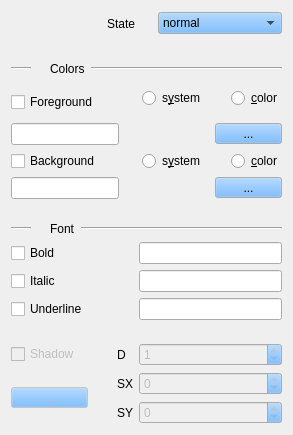
      <widget class="QWidget" name="palettePage">
       <property name="palette">
        <palette>
         <active>
          <colorrole role="Button">
           <brush brushstyle="SolidPattern">
            <color alpha="255">
             <red>85</red>
             <green>170</green>
             <blue>255</blue>
            </color>
           </brush>
          </colorrole>
         </active>
         <inactive>
          <colorrole role="Button">
           <brush brushstyle="SolidPattern">
            <color alpha="255">
             <red>85</red>
             <green>170</green>
             <blue>255</blue>
            </color>
           </brush>
          </colorrole>
         </inactive>
         <disabled>
          <colorrole role="Button">
           <brush brushstyle="SolidPattern">
            <color alpha="255">
             <red>85</red>
             <green>170</green>
             <blue>255</blue>
            </color>
           </brush>
          </colorrole>
         </disabled>
        </palette>
       </property>
       <attribute name="icon">
        <iconset resource="ThemeBuilderUIBase.qrc">
         <normaloff>:/icon/pixmaps/color.png</normaloff>:/icon/pixmaps/color.png</iconset>
       </attribute>
       <attribute name="title">
        <string>Colors &amp;&amp; font</string>
       </attribute>
       <layout class="QGridLayout" name="gridLayout_40">
        <item row="6" column="0" colspan="2">
         <spacer name="verticalSpacer_19">
          <property name="orientation">
           <enum>Qt::Vertical</enum>
          </property>
          <property name="sizeType">
           <enum>QSizePolicy::Fixed</enum>
          </property>
          <property name="sizeHint" stdset="0">
           <size>
            <width>13</width>
            <height>17</height>
           </size>
          </property>
         </spacer>
        </item>
        <item row="4" column="1">
         <widget class="QWidget" name="widget_2" native="true">
          <layout class="QGridLayout" name="gridLayout_35">
           <property name="leftMargin">
            <number>0</number>
           </property>
           <property name="topMargin">
            <number>0</number>
           </property>
           <property name="rightMargin">
            <number>0</number>
           </property>
           <property name="bottomMargin">
            <number>0</number>
           </property>
          </layout>
         </widget>
        </item>
        <item row="11" column="0" colspan="2">
         <spacer name="verticalSpacer_8">
          <property name="orientation">
           <enum>Qt::Vertical</enum>
          </property>
          <property name="sizeHint" stdset="0">
           <size>
            <width>20</width>
            <height>0</height>
           </size>
          </property>
         </spacer>
        </item>
        <item row="1" column="0" rowspan="2" colspan="2">
         <spacer name="verticalSpacer_18">
          <property name="orientation">
           <enum>Qt::Vertical</enum>
          </property>
          <property name="sizeType">
           <enum>QSizePolicy::Fixed</enum>
          </property>
          <property name="sizeHint" stdset="0">
           <size>
            <width>13</width>
            <height>20</height>
           </size>
          </property>
         </spacer>
        </item>
        <item row="2" column="1">
         <widget class="QWidget" name="widget" native="true">
          <layout class="QGridLayout" name="gridLayout_34">
           <property name="leftMargin">
            <number>0</number>
           </property>
           <property name="topMargin">
            <number>0</number>
           </property>
           <property name="rightMargin">
            <number>0</number>
           </property>
           <property name="bottomMargin">
            <number>0</number>
           </property>
          </layout>
         </widget>
        </item>
        <item row="7" column="0" colspan="2">
         <layout class="QGridLayout" name="gridLayout_37">
          <item row="0" column="1">
           <widget class="QLabel" name="label_20">
            <property name="sizePolicy">
             <sizepolicy hsizetype="Maximum" vsizetype="Preferred">
              <horstretch>0</horstretch>
              <verstretch>0</verstretch>
             </sizepolicy>
            </property>
            <property name="pixmap">
             <pixmap resource="ThemeBuilderUIBase.qrc">:/icon/pixmaps/hslider.png</pixmap>
            </property>
           </widget>
          </item>
          <item row="0" column="2">
           <widget class="QLabel" name="label_26">
            <property name="sizePolicy">
             <sizepolicy hsizetype="Maximum" vsizetype="Preferred">
              <horstretch>0</horstretch>
              <verstretch>0</verstretch>
             </sizepolicy>
            </property>
            <property name="text">
             <string>Font</string>
            </property>
           </widget>
          </item>
          <item row="0" column="3">
           <widget class="Line" name="line_11">
            <property name="orientation">
             <enum>Qt::Horizontal</enum>
            </property>
           </widget>
          </item>
          <item row="0" column="0">
           <widget class="Line" name="line_12">
            <property name="minimumSize">
             <size>
              <width>20</width>
              <height>0</height>
             </size>
            </property>
            <property name="maximumSize">
             <size>
              <width>20</width>
              <height>16777215</height>
             </size>
            </property>
            <property name="orientation">
             <enum>Qt::Horizontal</enum>
            </property>
           </widget>
          </item>
         </layout>
        </item>
        <item row="3" column="0" colspan="2">
         <layout class="QGridLayout" name="gridLayout_36">
          <item row="0" column="1">
           <widget class="QLabel" name="label_11">
            <property name="sizePolicy">
             <sizepolicy hsizetype="Maximum" vsizetype="Preferred">
              <horstretch>0</horstretch>
              <verstretch>0</verstretch>
             </sizepolicy>
            </property>
            <property name="pixmap">
             <pixmap resource="ThemeBuilderUIBase.qrc">:/icon/pixmaps/hslider.png</pixmap>
            </property>
           </widget>
          </item>
          <item row="0" column="2">
           <widget class="QLabel" name="label_14">
            <property name="sizePolicy">
             <sizepolicy hsizetype="Maximum" vsizetype="Preferred">
              <horstretch>0</horstretch>
              <verstretch>0</verstretch>
             </sizepolicy>
            </property>
            <property name="text">
             <string>Colors</string>
            </property>
           </widget>
          </item>
          <item row="0" column="3">
           <widget class="Line" name="line_4">
            <property name="orientation">
             <enum>Qt::Horizontal</enum>
            </property>
           </widget>
          </item>
          <item row="0" column="0">
           <widget class="Line" name="line_10">
            <property name="minimumSize">
             <size>
              <width>20</width>
              <height>0</height>
             </size>
            </property>
            <property name="maximumSize">
             <size>
              <width>20</width>
              <height>16777215</height>
             </size>
            </property>
            <property name="orientation">
             <enum>Qt::Horizontal</enum>
            </property>
           </widget>
          </item>
         </layout>
        </item>
        <item row="5" column="0" colspan="2">
         <layout class="QGridLayout" name="gridLayout_38">
          <item row="2" column="2" colspan="2">
           <widget class="QWidget" name="widget_4" native="true">
            <layout class="QGridLayout" name="gridLayout_42">
             <property name="leftMargin">
              <number>0</number>
             </property>
             <property name="topMargin">
              <number>0</number>
             </property>
             <property name="rightMargin">
              <number>0</number>
             </property>
             <property name="bottomMargin">
              <number>0</number>
             </property>
             <item row="0" column="0">
              <widget class="QRadioButton" name="bgSystemRadio">
               <property name="text">
                <string>s&amp;ystem</string>
               </property>
              </widget>
             </item>
             <item row="0" column="1">
              <spacer name="horizontalSpacer_17">
               <property name="orientation">
                <enum>Qt::Horizontal</enum>
               </property>
               <property name="sizeType">
                <enum>QSizePolicy::Fixed</enum>
               </property>
               <property name="sizeHint" stdset="0">
                <size>
                 <width>20</width>
                 <height>20</height>
                </size>
               </property>
              </spacer>
             </item>
             <item row="0" column="2">
              <widget class="QRadioButton" name="bgColorRadio">
               <property name="text">
                <string>&amp;color</string>
               </property>
              </widget>
             </item>
            </layout>
           </widget>
          </item>
          <item row="3" column="0">
           <widget class="QLineEdit" name="bgEdit">
            <property name="readOnly">
             <bool>true</bool>
            </property>
           </widget>
          </item>
          <item row="1" column="3">
           <widget class="QToolButton" name="fgColorBtn">
            <property name="sizePolicy">
             <sizepolicy hsizetype="Preferred" vsizetype="Fixed">
              <horstretch>0</horstretch>
              <verstretch>0</verstretch>
             </sizepolicy>
            </property>
            <property name="minimumSize">
             <size>
              <width>30</width>
              <height>0</height>
             </size>
            </property>
            <property name="text">
             <string>...</string>
            </property>
           </widget>
          </item>
          <item row="3" column="3">
           <widget class="QToolButton" name="bgColorBtn">
            <property name="sizePolicy">
             <sizepolicy hsizetype="Preferred" vsizetype="Fixed">
              <horstretch>0</horstretch>
              <verstretch>0</verstretch>
             </sizepolicy>
            </property>
            <property name="minimumSize">
             <size>
              <width>30</width>
              <height>0</height>
             </size>
            </property>
            <property name="text">
             <string>...</string>
            </property>
           </widget>
          </item>
          <item row="0" column="1" rowspan="4">
           <spacer name="horizontalSpacer_5">
            <property name="orientation">
             <enum>Qt::Horizontal</enum>
            </property>
            <property name="sizeType">
             <enum>QSizePolicy::Fixed</enum>
            </property>
            <property name="sizeHint" stdset="0">
             <size>
              <width>17</width>
              <height>25</height>
             </size>
            </property>
           </spacer>
          </item>
          <item row="1" column="0">
           <widget class="QLineEdit" name="fgEdit">
            <property name="readOnly">
             <bool>true</bool>
            </property>
           </widget>
          </item>
          <item row="2" column="0">
           <widget class="QCheckBox" name="bgCb">
            <property name="text">
             <string>Background</string>
            </property>
            <property name="tristate">
             <bool>true</bool>
            </property>
           </widget>
          </item>
          <item row="0" column="0">
           <widget class="QCheckBox" name="fgCb">
            <property name="text">
             <string>Foreground</string>
            </property>
            <property name="tristate">
             <bool>true</bool>
            </property>
           </widget>
          </item>
          <item row="0" column="2" colspan="2">
           <widget class="QWidget" name="widget_3" native="true">
            <layout class="QGridLayout" name="gridLayout_41">
             <property name="leftMargin">
              <number>0</number>
             </property>
             <property name="topMargin">
              <number>0</number>
             </property>
             <property name="rightMargin">
              <number>0</number>
             </property>
             <item row="0" column="0">
              <widget class="QRadioButton" name="fgSystemRadio">
               <property name="text">
                <string>s&amp;ystem</string>
               </property>
              </widget>
             </item>
             <item row="0" column="1">
              <spacer name="horizontalSpacer_16">
               <property name="orientation">
                <enum>Qt::Horizontal</enum>
               </property>
               <property name="sizeType">
                <enum>QSizePolicy::Fixed</enum>
               </property>
               <property name="sizeHint" stdset="0">
                <size>
                 <width>20</width>
                 <height>20</height>
                </size>
               </property>
              </spacer>
             </item>
             <item row="0" column="2">
              <widget class="QRadioButton" name="fgColorRadio">
               <property name="text">
                <string>&amp;color</string>
               </property>
              </widget>
             </item>
            </layout>
           </widget>
          </item>
         </layout>
        </item>
        <item row="8" column="0" colspan="2">
         <layout class="QGridLayout" name="gridLayout_39">
          <item row="2" column="3">
           <widget class="QLineEdit" name="underlineEdit">
            <property name="readOnly">
             <bool>true</bool>
            </property>
           </widget>
          </item>
          <item row="1" column="0">
           <widget class="QCheckBox" name="italicCb">
            <property name="text">
             <string>Italic</string>
            </property>
            <property name="tristate">
             <bool>true</bool>
            </property>
           </widget>
          </item>
          <item row="4" column="0">
           <widget class="QCheckBox" name="shadowCb">
            <property name="enabled">
             <bool>false</bool>
            </property>
            <property name="text">
             <string>Shadow</string>
            </property>
            <property name="tristate">
             <bool>true</bool>
            </property>
           </widget>
          </item>
          <item row="6" column="2">
           <widget class="QLabel" name="label_28">
            <property name="sizePolicy">
             <sizepolicy hsizetype="Maximum" vsizetype="Preferred">
              <horstretch>0</horstretch>
              <verstretch>0</verstretch>
             </sizepolicy>
            </property>
            <property name="text">
             <string>SY</string>
            </property>
           </widget>
          </item>
          <item row="0" column="0">
           <widget class="QCheckBox" name="boldCb">
            <property name="text">
             <string>Bold</string>
            </property>
            <property name="tristate">
             <bool>true</bool>
            </property>
           </widget>
          </item>
          <item row="4" column="3">
           <widget class="QSpinBox" name="shadowDepthSpin">
            <property name="enabled">
             <bool>false</bool>
            </property>
            <property name="minimum">
             <number>1</number>
            </property>
           </widget>
          </item>
          <item row="1" column="3">
           <widget class="QLineEdit" name="italicEdit">
            <property name="readOnly">
             <bool>true</bool>
            </property>
           </widget>
          </item>
          <item row="6" column="3">
           <widget class="QSpinBox" name="shadowYShiftSpin">
            <property name="enabled">
             <bool>false</bool>
            </property>
           </widget>
          </item>
          <item row="4" column="2">
           <widget class="QLabel" name="label_5">
            <property name="sizePolicy">
             <sizepolicy hsizetype="Maximum" vsizetype="Preferred">
              <horstretch>0</horstretch>
              <verstretch>0</verstretch>
             </sizepolicy>
            </property>
            <property name="text">
             <string>D</string>
            </property>
           </widget>
          </item>
          <item row="0" column="3">
           <widget class="QLineEdit" name="boldEdit">
            <property name="readOnly">
             <bool>true</bool>
            </property>
           </widget>
          </item>
          <item row="5" column="3">
           <widget class="QSpinBox" name="shadowXShiftSpin">
            <property name="enabled">
             <bool>false</bool>
            </property>
           </widget>
          </item>
          <item row="5" column="2">
           <widget class="QLabel" name="label_27">
            <property name="sizePolicy">
             <sizepolicy hsizetype="Maximum" vsizetype="Preferred">
              <horstretch>0</horstretch>
              <verstretch>0</verstretch>
             </sizepolicy>
            </property>
            <property name="text">
             <string>SX</string>
            </property>
           </widget>
          </item>
          <item row="2" column="0">
           <widget class="QCheckBox" name="underlineCb">
            <property name="text">
             <string>Underline</string>
            </property>
            <property name="tristate">
             <bool>true</bool>
            </property>
           </widget>
          </item>
          <item row="0" column="1" rowspan="3">
           <spacer name="horizontalSpacer_23">
            <property name="orientation">
             <enum>Qt::Horizontal</enum>
            </property>
            <property name="sizeType">
             <enum>QSizePolicy::Fixed</enum>
            </property>
            <property name="sizeHint" stdset="0">
             <size>
              <width>17</width>
              <height>25</height>
             </size>
            </property>
           </spacer>
          </item>
          <item row="3" column="0" colspan="4">
           <spacer name="verticalSpacer_20">
            <property name="orientation">
             <enum>Qt::Vertical</enum>
            </property>
            <property name="sizeType">
             <enum>QSizePolicy::Fixed</enum>
            </property>
            <property name="sizeHint" stdset="0">
             <size>
              <width>13</width>
              <height>17</height>
             </size>
            </property>
           </spacer>
          </item>
          <item row="5" column="0" rowspan="2">
           <widget class="QToolButton" name="shadowColorBtn">
            <property name="enabled">
             <bool>false</bool>
            </property>
            <property name="sizePolicy">
             <sizepolicy hsizetype="Preferred" vsizetype="Fixed">
              <horstretch>0</horstretch>
              <verstretch>0</verstretch>
             </sizepolicy>
            </property>
            <property name="minimumSize">
             <size>
              <width>30</width>
              <height>0</height>
             </size>
            </property>
            <property name="text">
             <string>...</string>
            </property>
           </widget>
          </item>
         </layout>
        </item>
        <item row="0" column="0" colspan="2">
         <layout class="QGridLayout" name="gridLayout_12">
          <item row="0" column="0">
           <widget class="QLabel" name="label_4">
            <property name="text">
             <string>State</string>
            </property>
            <property name="alignment">
             <set>Qt::AlignRight|Qt::AlignTrailing|Qt::AlignVCenter</set>
            </property>
           </widget>
          </item>
          <item row="0" column="2">
           <widget class="QComboBox" name="paletteStatusCombo">
            <item>
             <property name="text">
              <string>normal</string>
             </property>
            </item>
            <item>
             <property name="text">
              <string>hovered</string>
             </property>
            </item>
            <item>
             <property name="text">
              <string>pressed</string>
             </property>
            </item>
            <item>
             <property name="text">
              <string>toggled</string>
             </property>
            </item>
            <item>
             <property name="text">
              <string>disabled</string>
             </property>
            </item>
            <item>
             <property name="text">
              <string>disabled-toggled</string>
             </property>
            </item>
            <item>
             <property name="text">
              <string>focused</string>
             </property>
            </item>
            <item>
             <property name="text">
              <string>default</string>
             </property>
            </item>
           </widget>
          </item>
          <item row="0" column="1">
           <spacer name="horizontalSpacer_18">
            <property name="orientation">
             <enum>Qt::Horizontal</enum>
            </property>
            <property name="sizeType">
             <enum>QSizePolicy::Fixed</enum>
            </property>
            <property name="sizeHint" stdset="0">
             <size>
              <width>17</width>
              <height>25</height>
             </size>
            </property>
           </spacer>
          </item>
         </layout>
        </item>
       </layout>
      </widget>
